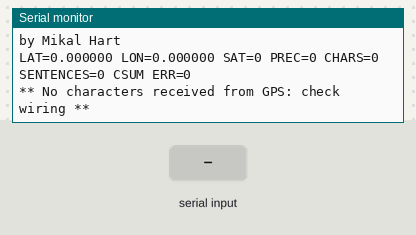
This sketch was run on a simulated Arduino Uno, built with avr-gcc and run on an emulated ATmega328P. Parts: the last lines printed to the serial monitor. Inputs (shaded band) come from the test bench.

Above: at 1.2 s.
1.3 s: "90,45\n" received over the second serial link
At 2.6 s:
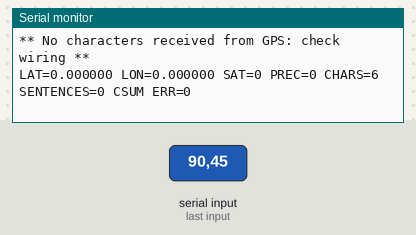
2.8 s: "30,150\n" received over the second serial link
At 3.8 s:
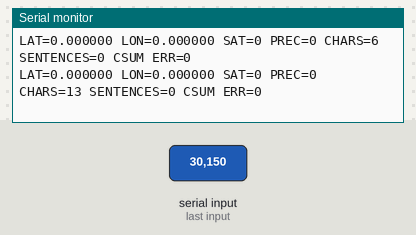
Timing chart, 0 to 5.8 s (numbered marks = the images above; inputs shaded):
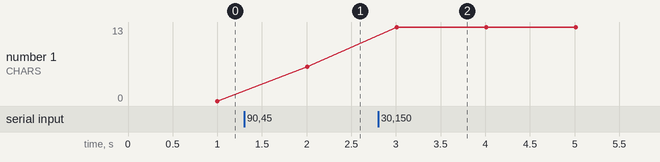

The sketch:

gps.ino
```cpp
#include <SoftwareSerial.h>
#include "tinygps/TinyGPS.cpp"

TinyGPS gps;
SoftwareSerial ss(7, 6);

void setup()
{
  Serial.begin(115200);
  ss.begin(9600);

  Serial.print("Simple TinyGPS library v. "); Serial.println(TinyGPS::library_version());
  Serial.println("by Mikal Hart");
  Serial.println();
}

void loop()
{
  bool newData = false;
  unsigned long chars;
  unsigned short sentences, failed;

  // For one second we parse GPS data and report some key values
  for (unsigned long start = millis(); millis() - start < 1000;)
  {
    while (ss.available())
    {
      char c = ss.read();
      // Serial.write(c); // uncomment this line if you want to see the GPS data flowing
      if (gps.encode(c)) // Did a new valid sentence come in?
        newData = true;
    }
  }


    float flat, flon;
    unsigned long age;
    gps.f_get_position(&flat, &flon, &age);
    Serial.print("LAT=");
    Serial.print(flat == TinyGPS::GPS_INVALID_F_ANGLE ? 0.0 : flat, 6);
    Serial.print(" LON=");
    Serial.print(flon == TinyGPS::GPS_INVALID_F_ANGLE ? 0.0 : flon, 6);
    Serial.print(" SAT=");
    Serial.print(gps.satellites() == TinyGPS::GPS_INVALID_SATELLITES ? 0 : gps.satellites());
    Serial.print(" PREC=");
    Serial.print(gps.hdop() == TinyGPS::GPS_INVALID_HDOP ? 0 : gps.hdop());


  gps.stats(&chars, &sentences, &failed);
  Serial.print(" CHARS=");
  Serial.print(chars);
  Serial.print(" SENTENCES=");
  Serial.print(sentences);
  Serial.print(" CSUM ERR=");
  Serial.println(failed);
  if (chars == 0)
    Serial.println("** No characters received from GPS: check wiring **");
}
```

TinyGPS.h
```cpp
// (licence header left out)
#ifndef TinyGPS_h
#define TinyGPS_h

#if defined(ARDUINO) && ARDUINO >= 100
#include "Arduino.h"
#else
#include "WProgram.h"
#endif

#include <stdlib.h>

#define _GPS_VERSION 13 // software version of this library
#define _GPS_MPH_PER_KNOT 1.15077945
#define _GPS_MPS_PER_KNOT 0.51444444
#define _GPS_KMPH_PER_KNOT 1.852
#define _GPS_MILES_PER_METER 0.00062137112
#define _GPS_KM_PER_METER 0.001
// #define _GPS_NO_STATS

class TinyGPS
{
public:
  enum {
    GPS_INVALID_AGE = 0xFFFFFFFF,      GPS_INVALID_ANGLE = 999999999,
    GPS_INVALID_ALTITUDE = 999999999,  GPS_INVALID_DATE = 0,
    GPS_INVALID_TIME = 0xFFFFFFFF,		 GPS_INVALID_SPEED = 999999999,
    GPS_INVALID_FIX_TIME = 0xFFFFFFFF, GPS_INVALID_SATELLITES = 0xFF,
    GPS_INVALID_HDOP = 0xFFFFFFFF
  };

  static const float GPS_INVALID_F_ANGLE, GPS_INVALID_F_ALTITUDE, GPS_INVALID_F_SPEED;

  TinyGPS();
  bool encode(char c); // process one character received from GPS
  TinyGPS &operator << (char c) {encode(c); return *this;}

  // lat/long in MILLIONTHs of a degree and age of fix in milliseconds
  // (note: versions 12 and earlier gave lat/long in 100,000ths of a degree.
  void get_position(long *latitude, long *longitude, unsigned long *fix_age = 0);

  // date as ddmmyy, time as hhmmsscc, and age in milliseconds
  void get_datetime(unsigned long *date, unsigned long *time, unsigned long *age = 0);

  // signed altitude in centimeters (from GPGGA sentence)
  inline long altitude() { return _altitude; }

  // course in last full GPRMC sentence in 100th of a degree
  inline unsigned long course() { return _course; }

  // speed in last full GPRMC sentence in 100ths of a knot
  inline unsigned long speed() { return _speed; }

  // satellites used in last full GPGGA sentence
  inline unsigned short satellites() { return _numsats; }

  // horizontal dilution of precision in 100ths
  inline unsigned long hdop() { return _hdop; }

  void f_get_position(float *latitude, float *longitude, unsigned long *fix_age = 0);
  void crack_datetime(int *year, byte *month, byte *day,
    byte *hour, byte *minute, byte *second, byte *hundredths = 0, unsigned long *fix_age = 0);
  float f_altitude();
  float f_course();
  float f_speed_knots();
  float f_speed_mph();
  float f_speed_mps();
  float f_speed_kmph();

  static int library_version() { return _GPS_VERSION; }

  static float distance_between (float lat1, float long1, float lat2, float long2);
  static float course_to (float lat1, float long1, float lat2, float long2);
  static const char *cardinal(float course);

#ifndef _GPS_NO_STATS
  void stats(unsigned long *chars, unsigned short *good_sentences, unsigned short *failed_cs);
#endif

private:
  enum {_GPS_SENTENCE_GPGGA, _GPS_SENTENCE_GPRMC, _GPS_SENTENCE_OTHER};

  // properties
  unsigned long _time, _new_time;
  unsigned long _date, _new_date;
  long _latitude, _new_latitude;
  long _longitude, _new_longitude;
  long _altitude, _new_altitude;
  unsigned long  _speed, _new_speed;
  unsigned long  _course, _new_course;
  unsigned long  _hdop, _new_hdop;
  unsigned short _numsats, _new_numsats;

  unsigned long _last_time_fix, _new_time_fix;
  unsigned long _last_position_fix, _new_position_fix;

  // parsing state variables
  byte _parity;
  bool _is_checksum_term;
  char _term[15];
  byte _sentence_type;
  byte _term_number;
  byte _term_offset;
  bool _gps_data_good;

#ifndef _GPS_NO_STATS
  // statistics
  unsigned long _encoded_characters;
  unsigned short _good_sentences;
  unsigned short _failed_checksum;
  unsigned short _passed_checksum;
#endif

  // internal utilities
  int from_hex(char a);
  unsigned long parse_decimal();
  unsigned long parse_degrees();
  bool term_complete();
  bool gpsisdigit(char c) { return c >= '0' && c <= '9'; }
  long gpsatol(const char *str);
  int gpsstrcmp(const char *str1, const char *str2);
};

#if !defined(ARDUINO)
// Arduino 0012 workaround
#undef int
#undef char
#undef long
#undef byte
#undef float
#undef abs
#undef round
#endif

#endif
```

Measured:
- after the input at 1.3 s, the serial monitor: prints a new line after 0.71 s (image 1)
- after the input at 2.8 s, the serial monitor: prints a new line after 0.21 s (image 2)
- plotted number 1: 0 → 6 after the input at 1.3 s
